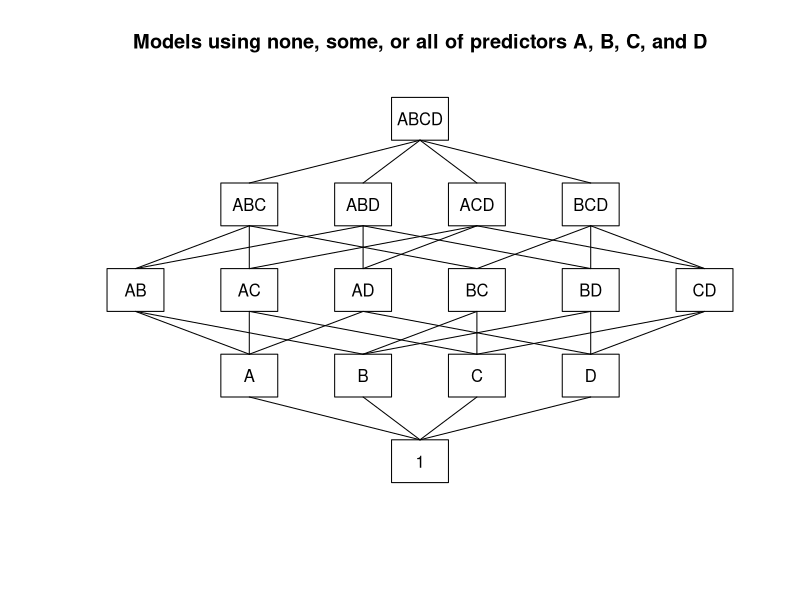
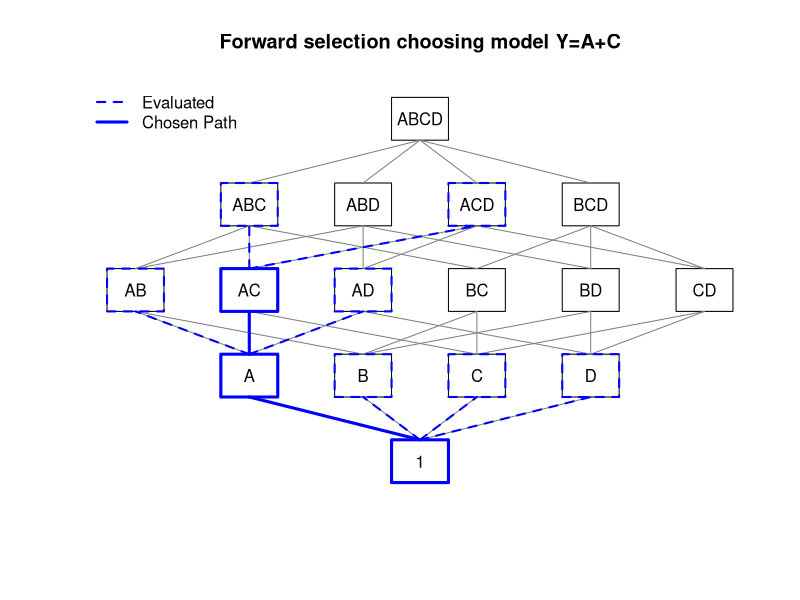
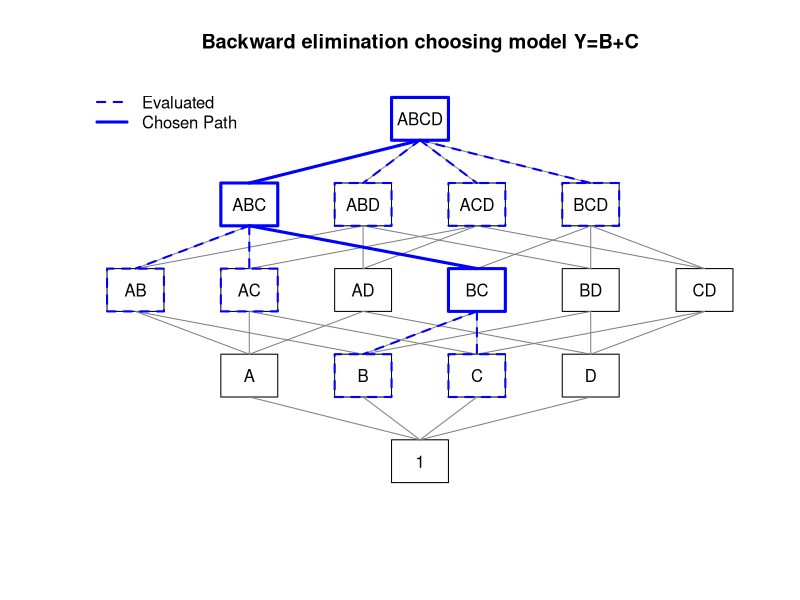

Recreate these plots in R, in order.
## ---- chunk 1
#| code-fold: true
#| fig-cap: "Illustration of all models made possible by four predictors"
plot(runif(1),runif(1),type='n',xlim=c(-11,11),ylim=c(1,19),
     axes=FALSE,xlab='',ylab='',
     main='Models using none, some, or all of predictors A, B, C, and D')
rect(xleft=c(-1,-7,-3,1,5,-11,-7,-3,1,5,9,-7,-3,1,5,-1),
     ybottom=c(1,5,5,5,5,9,9,9,9,9,9,13,13,13,13,17),
     xright=c(1,-5,-1,3,7,-9,-5,-1,3,7,11,-5,-1,3,7,1),
     ytop=c(3,7,7,7,7,11,11,11,11,11,11,15,15,15,15,19))
text(x=c(0,-6,-2,2,6,-10,-6,-2,2,6,10,-6,-2,2,6,0),
     y=c(2,6,6,6,6,10,10,10,10,10,10,14,14,14,14,18),
     labels=c('1','A','B','C','D','AB','AC','AD','BC',
              'BD','CD','ABC','ABD','ACD','BCD','ABCD'))
segments(x0=c(0,0,0,0,-6,-6,-6,-2,-2,-2,2,2,2,6,6,6,
              -10,-10,-6,-6,-2,-2,2,2,6,6,10,10,-6,-2,2,6),
         y0=c(rep(3,4),rep(7,12),rep(11,12),rep(15,4)),
         x1=c(-6,-2,2,6,-10,-6,-2,-10,2,6,-6,2,10,-2,6,10,
                -6,-2,-6,2,-2,2,-6,6,-2,6,2,6,0,0,0,0),
         y1=c(rep(5,4),rep(9,12),rep(13,12),rep(17,4)))
## ---- chunk 2
#| code-fold: true
#| fig-cap: "Algorithmic search models for regression predictors"
plot(runif(1),runif(1),type='n',xlim=c(-11,11),ylim=c(1,19),
     axes=FALSE,xlab='',ylab='',
     main='Forward selection choosing model Y=A+C')
rect(xleft=c(-1,-7,-3,1,5,-11,-7,-3,1,5,9,-7,-3,1,5,-1),
     ybottom=c(1,5,5,5,5,9,9,9,9,9,9,13,13,13,13,17),
     xright=c(1,-5,-1,3,7,-9,-5,-1,3,7,11,-5,-1,3,7,1),
     ytop=c(3,7,7,7,7,11,11,11,11,11,11,15,15,15,15,19))
text(x=c(0,-6,-2,2,6,-10,-6,-2,2,6,10,-6,-2,2,6,0),
     y=c(2,6,6,6,6,10,10,10,10,10,10,14,14,14,14,18),
     labels=c('1','A','B','C','D','AB','AC','AD','BC',
              'BD','CD','ABC','ABD','ACD','BCD','ABCD'))
segments(x0=c(0,0,0,0,-6,-6,-6,-2,-2,-2,2,2,2,6,6,6,
              -10,-10,-6,-6,-2,-2,2,2,6,6,10,10,-6,-2,2,6),
         y0=c(rep(3,4),rep(7,12),rep(11,12),rep(15,4)),
         x1=c(-6,-2,2,6,-10,-6,-2,-10,2,6,-6,2,10,-2,6,10,
              -6,-2,-6,2,-2,2,-6,6,-2,6,2,6,0,0,0,0),
         y1=c(rep(5,4),rep(9,12),rep(13,12),rep(17,4)),col='grey50')
segments(x0=c(rep(0,4),rep(-6,5)),
         y0=c(rep(3,4),rep(7,3),rep(11,2)),
         x1=c(-6,-2,2,6,-10,-6,-2,-6,2),
         y1=c(rep(5,4),rep(9,3),rep(13,2)),
         col='#0000ff',lwd=c(3,2,2,2,2,3,2,2,2),lty=c(1,2,2,2,2,1,2,2,2))
rect(xleft=c(-1,-7,-3,1,5,-11,-7,-3,-7,1),
     ybottom=c(1,5,5,5,5,9,9,9,13,13),
     xright=c(1,-5,-1,3,7,-9,-5,-1,-5,3),
     ytop=c(3,7,7,7,7,11,11,11,15,15),
     border='#0000ff',lwd=c(3,3,2,2,2,2,3,2,2,2),lty=c(1,1,2,2,2,2,1,2,2,2))
legend(x='topleft',bty='n',lty=c(2,1),lwd=c(2,3),
       legend=c('Evaluated','Chosen Path'),col='#0000ff')

plot(runif(1),runif(1),type='n',xlim=c(-11,11),ylim=c(1,19),
     axes=FALSE,xlab='',ylab='',
     main='Backward elimination choosing model Y=B+C')
rect(xleft=c(-1,-7,-3,1,5,-11,-7,-3,1,5,9,-7,-3,1,5,-1),
     ybottom=c(1,5,5,5,5,9,9,9,9,9,9,13,13,13,13,17),
     xright=c(1,-5,-1,3,7,-9,-5,-1,3,7,11,-5,-1,3,7,1),
     ytop=c(3,7,7,7,7,11,11,11,11,11,11,15,15,15,15,19))
text(x=c(0,-6,-2,2,6,-10,-6,-2,2,6,10,-6,-2,2,6,0),
     y=c(2,6,6,6,6,10,10,10,10,10,10,14,14,14,14,18),
     labels=c('1','A','B','C','D','AB','AC','AD','BC',
              'BD','CD','ABC','ABD','ACD','BCD','ABCD'))
segments(x0=c(0,0,0,0,-6,-6,-6,-2,-2,-2,2,2,2,6,6,6,
              -10,-10,-6,-6,-2,-2,2,2,6,6,10,10,-6,-2,2,6),
         y0=c(rep(3,4),rep(7,12),rep(11,12),rep(15,4)),
         x1=c(-6,-2,2,6,-10,-6,-2,-10,2,6,-6,2,10,-2,6,10,
              -6,-2,-6,2,-2,2,-6,6,-2,6,2,6,0,0,0,0),
         y1=c(rep(5,4),rep(9,12),rep(13,12),rep(17,4)),col='grey50')
segments(x0=c(rep(0,4),rep(-6,3),rep(2,2)),
         y0=c(rep(17,4),rep(13,3),rep(9,2)),
         x1=c(-6,-2,2,6,-10,-6,2,-2,2),
         y1=c(rep(15,4),rep(11,3),rep(7,2)),
         col='#0000ff',lwd=c(3,2,2,2,2,2,3,2,2),lty=c(1,2,2,2,2,2,1,2,2))
rect(xleft=c(-1,-7,-3,1,5,-11,-7,1,-3,1),
     ybottom=c(17,13,13,13,13,9,9,9,5,5),
     xright=c(1,-5,-1,3,7,-9,-5,3,-1,3),
     ytop=c(19,15,15,15,15,11,11,11,7,7),
     border='#0000ff',lwd=c(3,3,2,2,2,2,2,3,2,2),lty=c(1,1,2,2,2,2,2,1,2,2))
legend(x='topleft',bty='n',lty=c(2,1),lwd=c(2,3),
       legend=c('Evaluated','Chosen Path'),col='#0000ff')
